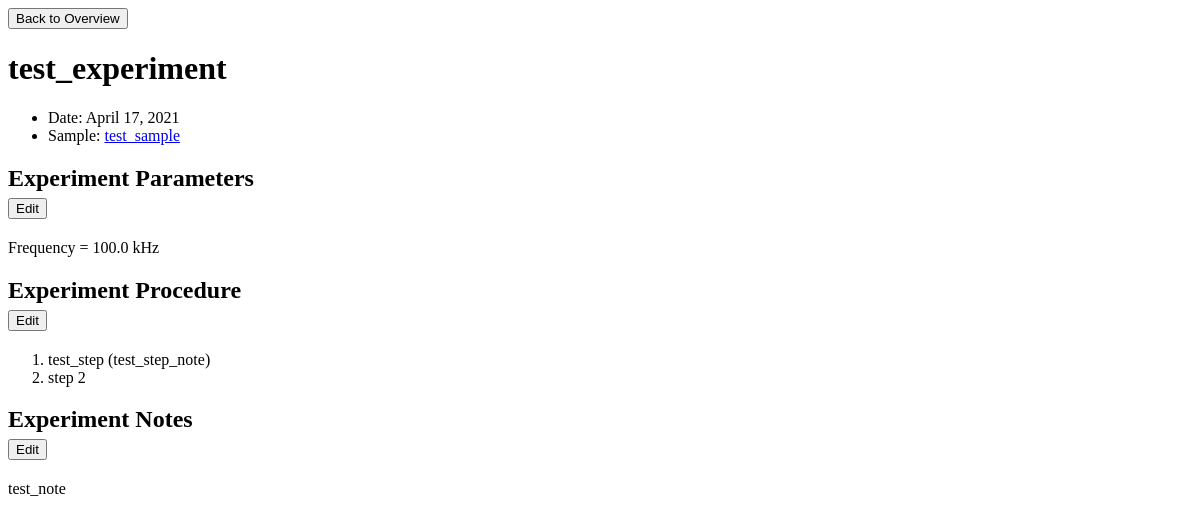
Page /polls/experiment/1/ on the earlier database version.
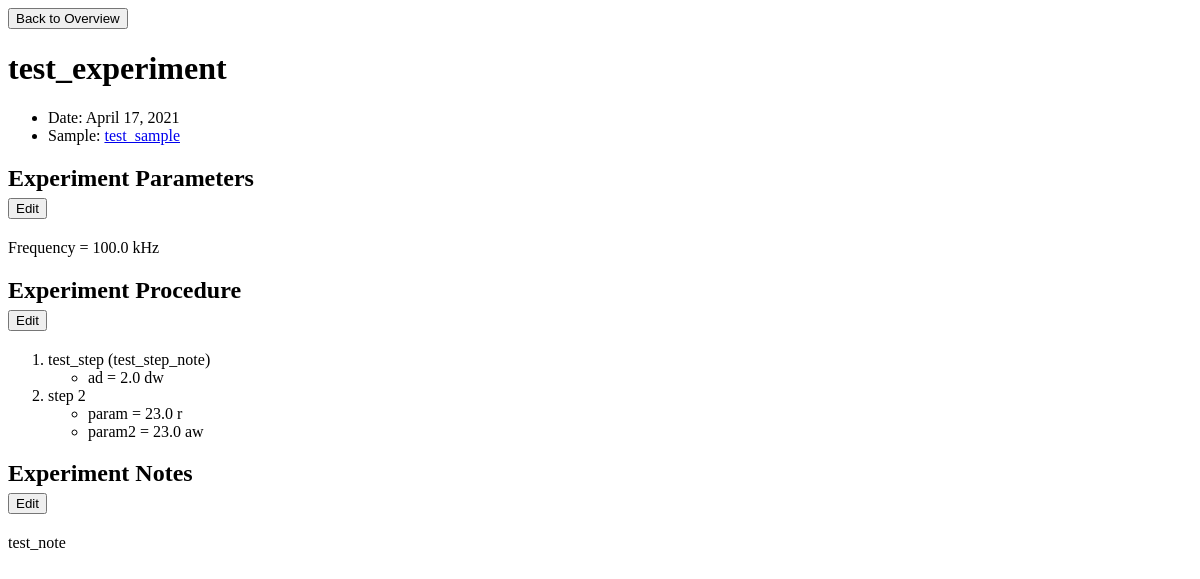
Same page on the later database version.
### polls/models.py (models this page shows, shortened)
class Experiment(models.Model):
    sample = models.ForeignKey(Sample, on_delete=models.PROTECT, related_name='experiments')
    name = models.CharField(max_length=200)
    date = models.DateField('Date of experiment', default=datetime.datetime.now)

class Sample(models.Model):
    name = models.CharField(max_length=200)
    def __str__(self):
        return self.name

class Parameter(models.Model):
    step = models.ForeignKey(Step, on_delete=models.CASCADE, related_name='step_parameters', blank=True, null=True)
    sample = models.ForeignKey(Sample, on_delete=models.CASCADE, related_name='sample_parameters', blank=True,
                               null=True)
    experiment = models.ForeignKey(Experiment, on_delete=models.CASCADE, related_name='experiment_parameters',
                                   blank=True, null=True)
    name = models.CharField(max_length=200)
    value = models.FloatField(default=None)
    unit = models.CharField(max_length=200)

class Step(models.Model):
    experiment = models.ForeignKey(Experiment, on_delete=models.CASCADE, related_name='experiment_steps', blank=True,
                                   null=True)
    note = models.CharField(max_length=200, blank=True)
    text = models.CharField(max_length=200)

class Note(models.Model):
    step = models.ForeignKey(Step, on_delete=models.CASCADE, related_name='step_notes', blank=True, null=True)
    sample = models.ForeignKey(Sample, on_delete=models.CASCADE, related_name='sample_notes', blank=True, null=True)
    experiment = models.ForeignKey(Experiment, on_delete=models.CASCADE, related_name='experiment_notes', blank=True,
                                   null=True)
    text = models.CharField(max_length=400)

### polls/views.py (the view)
# urls.py: path('experiment/<int:parent_id>/', views.ExperimentDetailView.as_view(),
class ExperimentDetailView(generic.DetailView):
    template_name = 'polls/experiment-detail.html'
    object = None
    def get(self, request, *args, **kwargs):
        self.object = get_object_or_404(Experiment, id=self.kwargs['parent_id'])
        return self.render_to_response(self.get_context_data(parent=self.object,
                                                             parent_id=self.object.id))

### polls/templates/polls/experiment-detail.html (shortened to what this page needs)
{%extends 'polls/base.html'%}
{% block content %}
<form action="{% url 'polls:index' %}">
    <input type="submit" value="Back to Overview">
</form>
<h1>
    {{ experiment.name }}
</h1>
{% block update-experiment %}
<ul>
    <li> Date: {{ experiment.date }}</li>
    <li> Sample:
        <a href="{%url 'polls:sample-detail' experiment.sample.id %}"> {{ experiment.sample }}</a>
    </li>
</ul>
<h2> Experiment Parameters
    <form action="{% url 'polls:experiment-update-parameter' parent_id %}">
        <input type="submit" value="Edit">
    </form>
</h2>
{% block experiment-update-parameter %}
{% for parameter in parent.experiment_parameters.all %}
<div class="inline">
    {{ parameter.name }} =
    {{ parameter.value }}
    {{ parameter.unit }}
</div>
{% endfor %}
{% endblock %}
<h2> Experiment Procedure
    <form action="{% url 'polls:experiment-update-step' parent_id %}" method="GET">
        <input type="submit" value="Edit">
    </form>
</h2>
<ol>
    {% block experiment-update-step %}
    {% for step in parent.experiment_steps.all %}
    <li>
        <div class="inline">
            {{ step.text }}
            {% if step.note %}
            ({{ step.note }})
            {% endif %}
            <ul>
                {% for step_parameter in step.step_parameters.all %}
                <li>
                    {{ step_parameter.name }} =
                    {{ step_parameter.value }}
                    {{ step_parameter.unit }}
                </li>
                {% endfor %}
            </ul>
        </div>
    </li>
    {% endfor %}
    {% endblock %}
</ol>
<h2> Experiment Notes
    {% block sample-update-note %}
    <form action="{% url 'polls:experiment-update-note' parent_id %}" method="GET">
        <input type="submit" value="Edit">
    </form>
</h2>
{% for note in parent.experiment_notes.all %}
<div class="inline">
    {{ note.text }}
</div>
{% endfor %}
{% endblock %}
</body>
</html>
{% endblock %}
{% endblock %}

### polls/templates/polls/base.html (shortened to what this page needs)
<!DOCTYPE html>
<html lang="en">
<head>
</head>
<body>
{% load static %}
    {% block content %}
    {% endblock %}
</body>
</html>

Differences in the rows shown:
added Parameter: name "ad", value "2.0", unit "dw", shown under Step "test_step"
added Parameter: name "param", value "23.0", unit "r", shown under Step "step 2"
added Parameter: name "param2", value "23.0", unit "aw", shown under Step "step 2"
